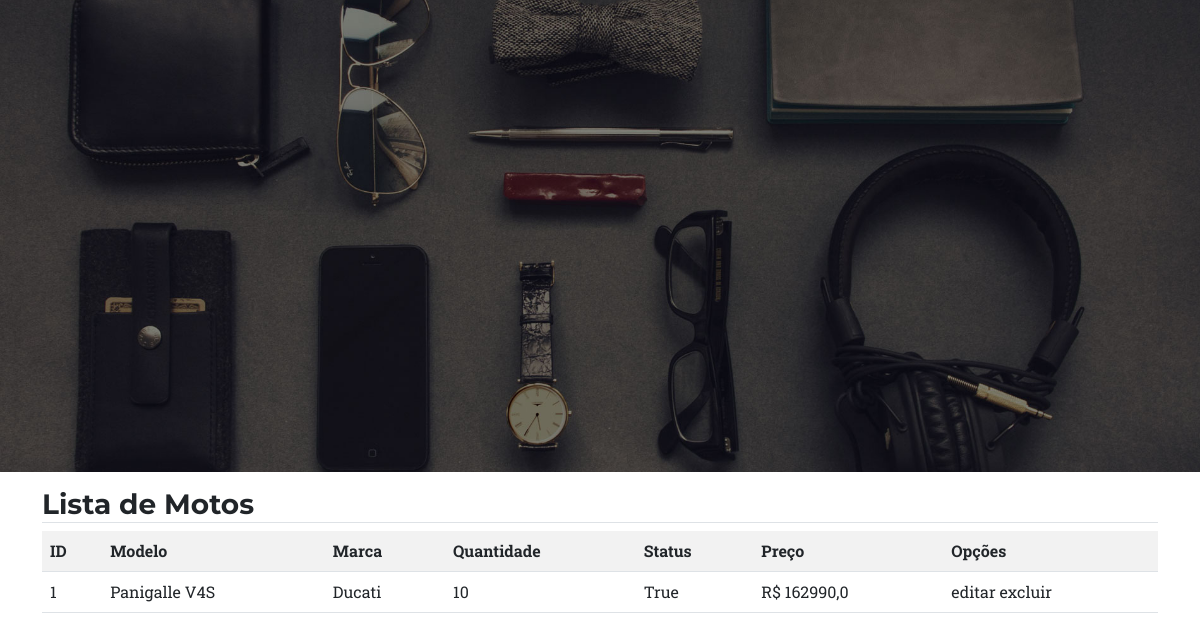
The page /listar/moto/ on the database its author committed.
### cadastros/models.py (models this page shows, shortened)
class Moto(models.Model):
    modelo = models.ForeignKey(Modelo, on_delete=models.PROTECT)
    dataFabricacao = models.DateTimeField(auto_now_add=True)
    quantidade = models.IntegerField()
    status = models.BooleanField(verbose_name="Ativo")
    preco = models.FloatField(verbose_name="Preço")

class Modelo(models.Model):
    nome = models.CharField(max_length=50)
    marca = models.ForeignKey(Marca, on_delete=models.PROTECT)
    status = models.BooleanField(verbose_name="Ativo")

class Marca(models.Model):
    nome = models.CharField(max_length=80)
    pais = models.CharField(max_length=50, verbose_name="País")
    status = models.BooleanField(verbose_name="Ativo")

### cadastros/views.py (the view)
# urls.py: path("listar/moto/", MotoList.as_view(), name="listar-moto"),
class MotoList(ListView):
    model = Moto
    template_name = "cadastros/moto_list.html"

### cadastros/templates/cadastros/moto_list.html (shortened to what this page needs)
{% extends "paginas/modelo.html" %}
{% load static %}
{% load crispy_forms_tags %}
{% block conteudo %}
<form action="" method="post">
    <div class="container">
        <h3 class="mt-3 border-bottom">Lista de Motos</h3>
        <table class="table table-striped">
            <tr>
                <th>ID</th>
                <th>Modelo</th>
                <th>Marca</th>
                <th>Quantidade</th>
                <th>Status</th>
                <th>Preço</th>
                <th>Opções</th>
            </tr>
            {% for obejct in object_list %}
            <tr>
                <td>{{obejct.pk}}</td>
                <td>{{obejct.modelo.nome}}</td>
                <td>{{obejct.modelo.marca.nome}}</td>
                <td>{{obejct.quantidade}}</td>
                <td>{{obejct.status}}</td>
                <td>R$ {{obejct.preco}}</td>
                <td>
                    editar excluir
                </td>
            </tr>
            {% empty %}
            <tr>
                <td colspan="3">Nenhuma moto cadastrada!</td>
            </tr>
            {% endfor %}
        </table>
        <br>
        <br>
    </div>
</form>
{% endblock %}

### rows shown on the page
Moto: pk "1", modelo.nome "Panigalle V4S", modelo.marca.nome "Ducati", quantidade "10", status "True", preco "162990,0"
